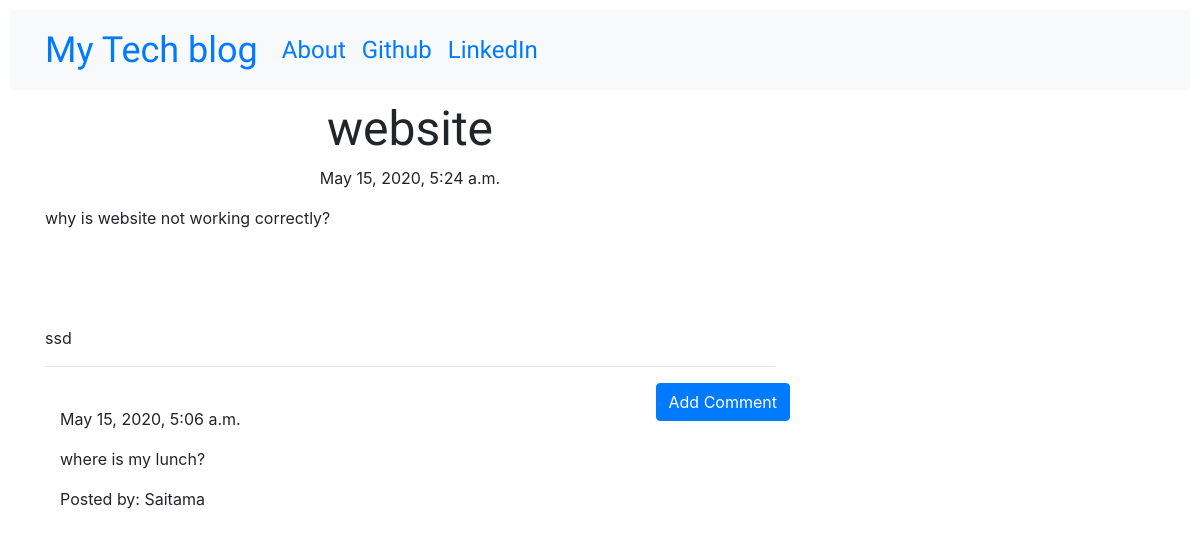
Screenshot of /post/3/ with the database file from the repository.
### blog/models.py (models this page shows, shortened)
class Post(models.Model):
    author = models.ForeignKey('auth.User', on_delete = models.CASCADE)
    title = models.CharField(max_length=200)
    text = models.TextField()
    create_date = models.DateTimeField(default = timezone.now)
    published_date = models.DateTimeField(blank = True, null = True)

class Comment(models.Model):
    post = models.ForeignKey('blog.Post', related_name='comments', on_delete = models.CASCADE)
    author = models.CharField(max_length=200)
    text = models.TextField()
    create_date = models.DateTimeField(default=timezone.now())
    approved_comment = models.BooleanField(default=False)

### blog/views.py (the view)
# urls.py: url(r'^post/(?P<pk>\d+)/$', views.PostDetailView.as_view(), name='post_detail'),
class PostDetailView(DetailView):
    model = Post

### blog/templates/blog/post_detail.html (shortened to what this page needs)
{% extends 'blog/base.html' %}
{% block content %}
<h1 class="posttitle loader">{{ post.title }}</h1>
{% if post.published_date %}
  <div class="date postdate">
    {{ post.published_date }}
  </div>
{% else %}
  <a class="btn btn-primary btn-large" href="{% url 'post_publish' pk=post.pk %}">Publish</a>
{% endif %}
<p class="postcontent">{{ post.text|safe|linebreaksbr }}</p>
<hr>
<a class="btn btn-primary btn-comment" href="{% url 'add_comment_to_post' pk=post.pk %}">Add Comment</a>
<div class="container">
  {% for comment in post.comments.all %}
    <br>
    {% if user.is_authenticated or comment.approved_comment %}
      {{ comment.create_date }}
      <p>{{ comment.text|safe|linebreaksbr }}</p>
      <p>Posted by: {{ comment.author }}</p>
    {% endif %}
    {% empty %}
    <p>No comments!</p>
  {% endfor %}
</div>
{% endblock %}

### blog/static/css/blog.css (style rules this page uses)
.postdate { text-align: center; }
.posttitle { font-family: 'Russo One', sans-serif; font-size: 3em; text-align: center; }
.postcontent { font-family: 'Montserrat'; font-size: 1.5em; }
.btn-comment { position: absolute; right: 0px; }
.loader { filter:hue-rotate(0deg); color:linear-gradient(45deg,#0f8,#08f); animation:hue 10000ms infinite linear; }

### rows the page displays
Post: title "website", published_date "May 15, 2020, 5:24 a.m.", text "why is website not working correctly? ssd"
Comment: create_date "May 15, 2020, 5:06 a.m.", text "where is my lunch?", author "Saitama"
